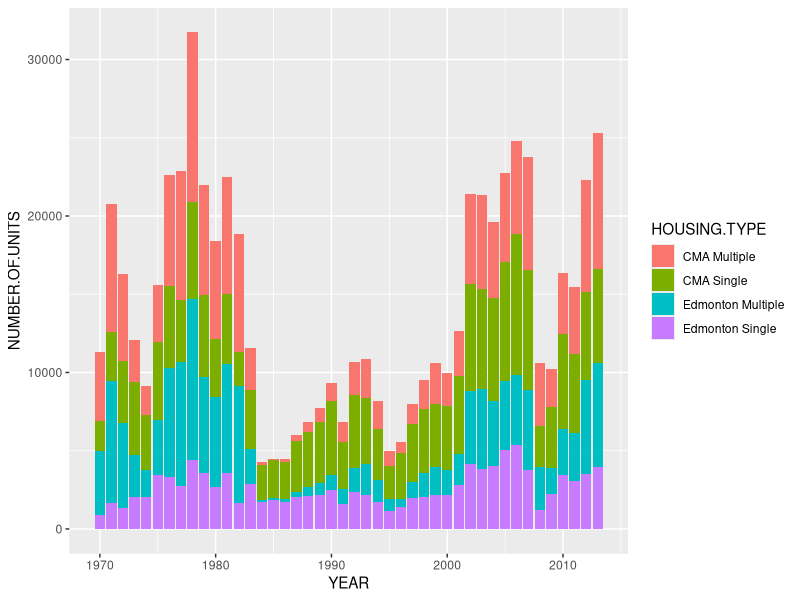
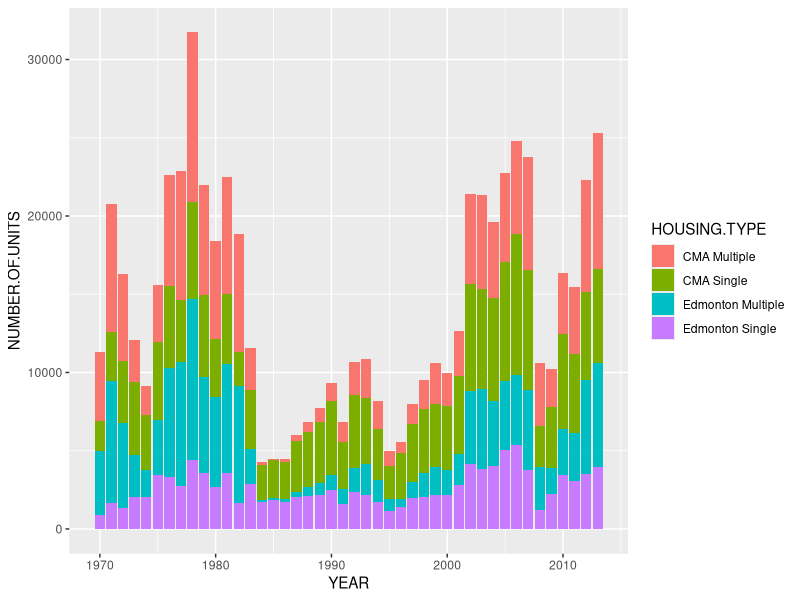

Generate these figures, in order, with R:
require(ggplot2)
require(scales)

# Read in Edmonton 2013 municipal election results
housing_starts <- read.csv("Edmonton_-_Historic__Housing_Starts.csv")

g <- ggplot(housing_starts)
g + geom_histogram(aes(x=YEAR, y=NUMBER.OF.UNITS, fill=HOUSING.TYPE), stat="identity")

ggsave("charts/edmonton-housing.png", device="png")